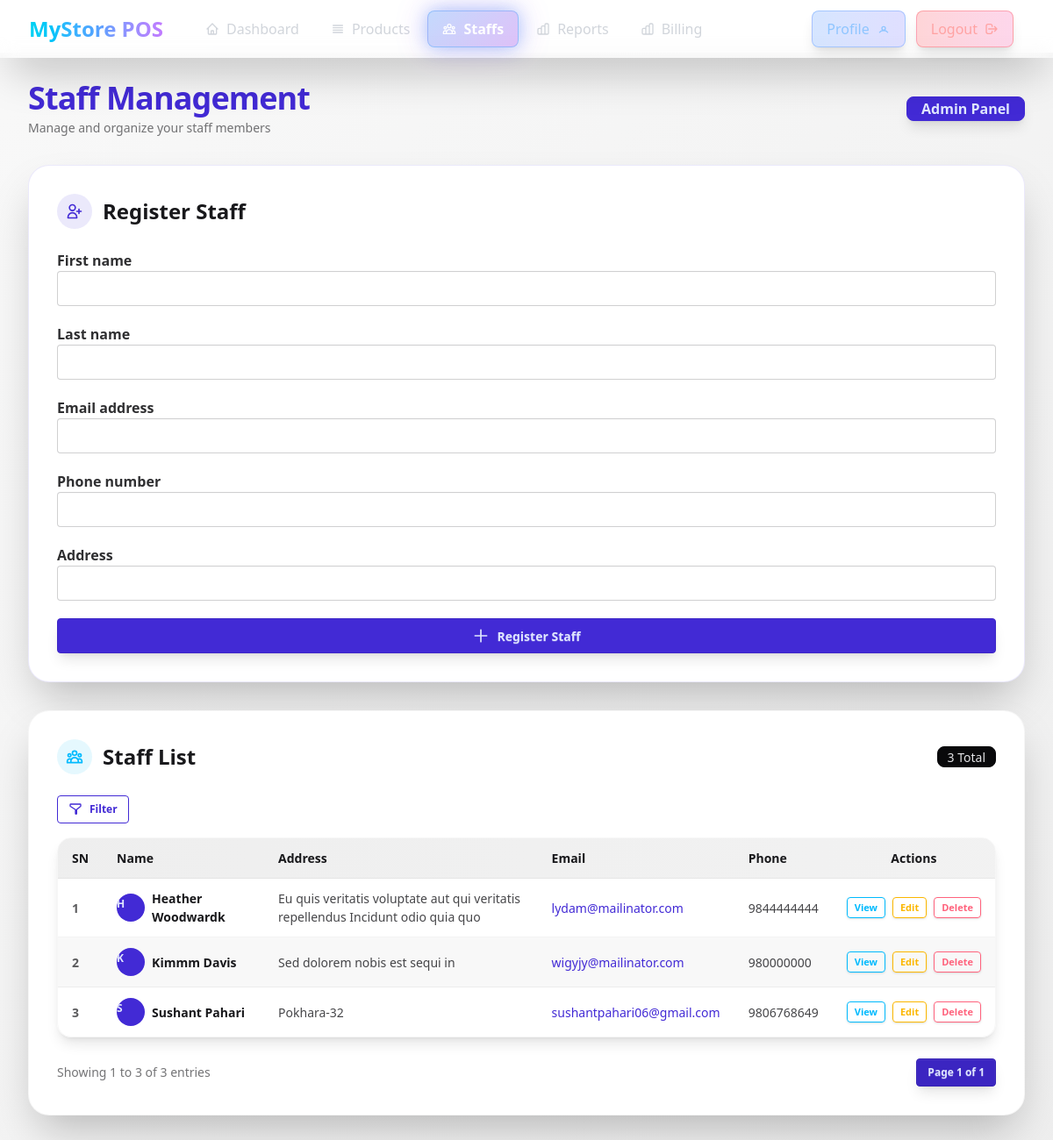
Before: /shop/staffs/ (signed in) with the older database file.
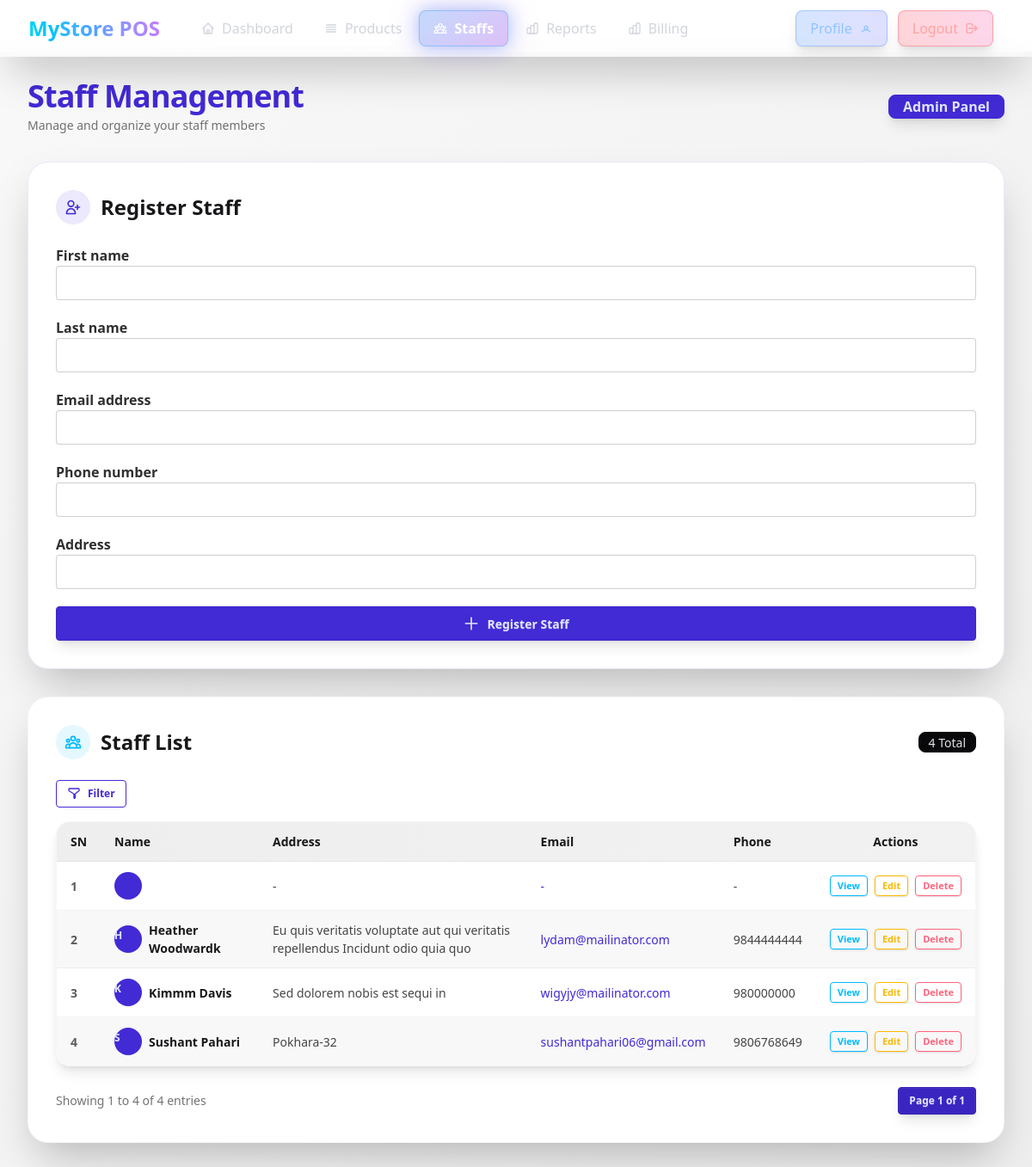
After: the same page with the newer database file.
### accounts/models.py (models this page shows, shortened)
class CustomUser(AbstractUser):
    class Roles(models.TextChoices):
        SHOP_ADMIN="shop_admin","Shop Admin"
        STAFF="staff","Staff"
    address = models.CharField(max_length=255, null=True, blank=True)
    phone_number = models.CharField(max_length=10, null=True, blank=True)
    profile_pic = models.ImageField(upload_to="profile_pics", null=True, blank=True)
    role=models.CharField(
        max_length=20,
        choices=Roles.choices,
        default=Roles.SHOP_ADMIN,
    )
    workplace = models.ForeignKey(
        'shop.Shop',
        on_delete=models.CASCADE,
        null=True,
        blank=True,
        related_name='staff_members'  # This is fine
    )

### shop/views.py (the view)
# urls.py: path("staffs/", views.staffs, name="staffs"),
def staffs(request):
    if (
        request.method == "POST"
        and request.user.role != CustomUser.Roles.SHOP_ADMIN
    ):
        messages.error(request, "You do not have permission to register staff.")
        return redirect("shop:staffs")
    if request.method == "POST":
        form = StaffRegistrationForm(request.POST, request.FILES, request=request)
        if form.is_valid():
            staff = form.save(commit=False)
            first = staff.first_name[:3].lower() if staff.first_name else "usr"
            last = staff.last_name[-3:].lower() if staff.last_name else str(random.randint(100, 999))
            base_username = f"{first}{last}"
            username = base_username
            counter = 1
            while CustomUser.objects.filter(username=username).exists():
                username = f"{base_username}{counter}"
                counter += 1
            alphabet = string.ascii_letters + string.digits
            password = ''.join(secrets.choice(alphabet) for i in range(8))
            staff.username = username
            staff.is_staff = True
            staff.set_password(password)
            if hasattr(request.user, 'shop'):
                staff.workplace = request.user.shop  # Changed from shop to workplace
            staff.save()
            try:
                shop_name = request.user.shop.name if hasattr(request.user, 'shop') else "Our Shop"
                send_mail(
                    f'Welcome to {shop_name} - Your POS System Credentials',
                    f'''
Dear {staff.first_name} {staff.last_name},

Your account has been created for the {shop_name} POS system.

Here are your login credentials:

🔐 Username: {username}
🔑 Password: {password}
🌐 Login URL: {request.build_absolute_uri('/accounts/login/')}

Important Security Notes:
- Keep your credentials secure
- Do not share your password with anyone

If you have any issues, please contact your administrator.

Best regards,
{shop_name} Management
                    ''',
                    settings.DEFAULT_FROM_EMAIL,
                    [staff.email],
                    fail_silently=False,
                )
                messages.success(
                    request,
                    f"✅ Staff registered successfully! Login credentials have been sent to {staff.email}"
                )
            except Exception:
                messages.success(
                    request,
                    f"✅ Staff registered successfully!<br>"
                    f"<strong>Username:</strong> {username}<br>"
                    f"<strong>Password:</strong> {password}<br>"
                    f"<em>Email sending failed. Please share these credentials securely with the staff member.</em>"
                )
            return redirect(request.path)
    else:
        form = StaffRegistrationForm(request=request)
    if request.user.role == CustomUser.Roles.SHOP_ADMIN:
        current_shop = request.user.shop
    else:
        current_shop = request.user.workplace
    all_staffs = CustomUser.objects.filter(
        role=CustomUser.Roles.STAFF,
        workplace=current_shop
    ).order_by("-id")
    filtered_staffs = StaffFilter(request.GET, queryset=all_staffs)
    paginator = Paginator(filtered_staffs.qs, 8)
    page_number = request.GET.get("page")
    page_obj = paginator.get_page(page_number)
    context = {
        "form": form,
        "staffs": page_obj,
        "page_obj": page_obj,
        "filter_form": filtered_staffs.form,
        "filtered_staffs": filtered_staffs,
        "can_manage_staff": request.user.role == CustomUser.Roles.SHOP_ADMIN,
    }
    return render(request, "shop/staffs.html", context)

### shop/forms.py (shortened to what this page needs)
class StaffRegistrationForm(forms.ModelForm):
    class Meta:
        model = CustomUser
        fields = [
            "first_name",
            "last_name",
            "email",
            "phone_number",
            "address",
        ]
    def __init__(self, *args, **kwargs):
        self.request = kwargs.pop("request", None)
        super().__init__(*args, **kwargs)

### common/templatetags/form_extras.py (called while the page is built)
@register.filter
def add_class(field, css_class):
    if not isinstance(field, BoundField):
        return field
    existing_classes = field.field.widget.attrs.get("class", "")
    if existing_classes:
        new_classes = f"{existing_classes} {css_class}"
    else:
        new_classes = css_class
    field_copy = field
    field_copy.field.widget.attrs["class"] = new_classes
    return field_copy

### shop/templates/shop/staffs.html (shortened to what the changed rows need)
{% extends 'base.html' %}
{% load form_extras %}
{% block content %}
<main class="min-h-screen flex flex-col p-4 md:p-8 w-full bg-gradient-to-br from-base-200 to-base-300 pt-16 mt-15">
    <div class="flex flex-col md:flex-row justify-between items-start md:items-center mb-8 gap-4">
        {% if request.user.role == "shop_admin" %}
        <div>
            <h1 class="text-4xl font-extrabold text-primary mb-1 tracking-tight">
                Staff Management
            </h1>
        </div>
        {% endif %}
    </div>
    <div class="flex flex-col xl:flex-row gap-8">
        {% if can_manage_staff %}
        <div class="w-full xl:w-1/3 flex-shrink-0">
            <div class="shadow-2xl rounded-3xl p-8 bg-base-100 border border-primary/10 hover:border-primary/30 transition-all duration-300">
                <div class="flex items-center gap-3 mb-6">
                    <h2 class="text-2xl font-bold text-base-content">Register Staff</h2>
                </div>
                <form method="post" enctype="multipart/form-data" class="space-y-5">
                    {% for field in form %}
                    <fieldset class="form-control">
                        <label class="label">
                            <span class="label-text font-semibold text-base-content/90">{{ field.label }}</span>
                        </label>
                        {{ field|add_class:"input input-bordered w-full focus:input-primary focus:outline-offset-0 transition-all" }}
                    </fieldset>
                    {% endfor %}
                </form>
            </div>
        </div>
        {% endif %}
        <div class="flex-grow shadow-2xl rounded-3xl p-8 bg-base-100 border border-base-300/50 hover:border-base-300 transition-all duration-300">
            <div class="flex flex-col md:flex-row items-start md:items-center gap-3 mb-6">
                <div class="flex items-center gap-3">
                    <div class="w-10 h-10 rounded-full bg-info/10 flex items-center justify-center">
                    </div>
                    <h2 class="text-2xl font-bold text-base-content">Staff List</h2>
                </div>
                <div class="badge badge-neutral ml-auto">{{ page_obj.paginator.count }} Total</div>
            </div>
            <div class="overflow-x-auto rounded-2xl border border-base-300/50 shadow-lg">
                <table class="table table-zebra w-full min-w-[600px]">
                    <thead class="bg-gradient-to-r from-base-300 to-base-300/80">
                        <tr>
                            <th class="text-base-content font-bold">SN</th>
                            <th class="text-base-content font-bold">Name</th>
                            <th class="text-base-content font-bold">Address</th>
                            <th class="text-base-content font-bold">Email</th>
                            <th class="text-base-content font-bold">Phone</th>
                            <th class="text-base-content font-bold text-center">Actions</th>
                        </tr>
                    </thead>
                    <tbody id="staff-list">
                        {% for staff in staffs %}
                        <tr class="hover:bg-base-200/70 transition-colors duration-150">
                            <th class="font-semibold text-base-content/70">{{ forloop.counter }}</th>
                            <td class="font-semibold text-base-content">
                                <div class="flex items-center gap-2">
                                    <div class="avatar placeholder">
                                        <div class="bg-primary text-primary-content rounded-full w-8">
                                            <span class="text-xs">{{ staff.get_full_name|slice:":1"|upper }}</span>
                                        </div>
                                    </div>
                                    {{ staff.get_full_name }}
                                </div>
                            </td>
                            <td class="text-base-content/80">{{ staff.address|default:"-" }}</td>
                            <td class="text-base-content/80">
                                <a href="mailto:{{ staff.email }}" class="link link-hover link-primary">{{ staff.email|default:"-" }}</a>
                            </td>
                            <td class="text-base-content/80">{{ staff.phone_number|default:"-" }}</td>
                            <td>
                                <div class="flex gap-2 justify-center">
                                    <a href="{% url 'shop:staff_detail' staff.id %}"
                                       class="btn btn-xs btn-info btn-outline hover:btn-info transition-all shadow-sm hover:shadow-md">
                                        View
                                    </a>
                                    {% if request.user.role == "shop_admin" %}
                                        <a href="{% url 'shop:staff_update' staff.id %}"
                                           class="btn btn-xs btn-warning btn-outline hover:btn-warning transition-all shadow-sm hover:shadow-md">
                                            Edit
                                        </a>
                                        <button onclick="document.getElementById('delete_modal_{{ staff.id }}').showModal()"
                                                class="btn btn-xs btn-error btn-outline hover:btn-error transition-all shadow-sm hover:shadow-md">
                                            Delete
                                        </button>
                                    {% endif %}
                                </div>
                            </td>
                        </tr>
                        {% endfor %}
                    </tbody>
                </table>
            </div>
            <div class="flex flex-col md:flex-row justify-between items-center mt-6 gap-2 md:gap-0">
                <div class="text-sm text-base-content/60">
                    Showing {{ page_obj.start_index }} to {{ page_obj.end_index }} of {{ page_obj.paginator.count }} entries
                </div>
                <div class="join shadow-lg">
                    <a class="join-item btn btn-sm btn-active btn-primary">Page {{ page_obj.number }} of {{ page_obj.paginator.num_pages }}</a>
                </div>
            </div>
        </div>
    </div>
</main>
{% endblock %}

Changed rows visible on the page:
added CustomUser: address "-", email "-", phone_number "-"
Other visible differences:
{{ page_obj.paginator.count }}: "3" → "4"
{{ page_obj.end_index }}: "3" → "4"
